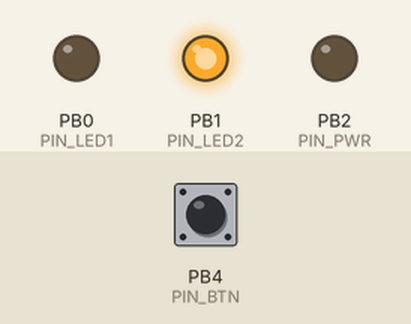
A program run on a simulated ATtiny85, built with avr-gcc and run on an emulated ATtiny85. Shown: output pins drawn as LEDs (lit = HIGH). Inputs (shaded band) come from the test bench; at power-on: PB4 (PIN_BTN) HIGH.

Above: at 1.2 s.
1.3 s: PB4 (PIN_BTN) pulled LOW for 0.15 s
At 2.6 s:
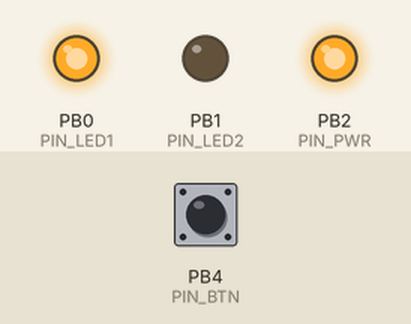
2.9 s: PB4 (PIN_BTN) pulled LOW for 1 s
At 5.1 s:
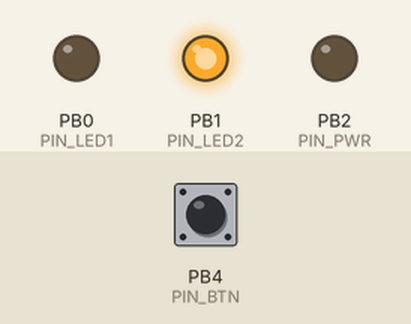
5.4 s: PB4 (PIN_BTN) pulled LOW for 3.2 s
At 10.0 s:
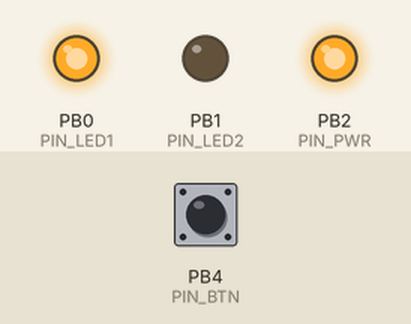
Timing chart, 0 to 11.5 s (numbered marks = the images above; inputs shaded):
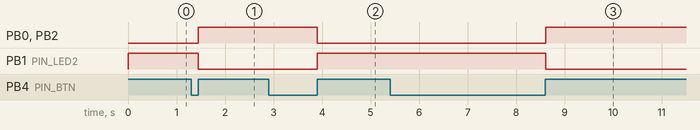

Measured:
- after the input at 1.3 s, PB0 (PIN_LED1), PB2 (PIN_PWR): LOW → HIGH after 0.15 s; PB1 (PIN_LED2): HIGH → LOW after 0.15 s
- after the input at 2.9 s, PB0 (PIN_LED1), PB2 (PIN_PWR): HIGH → LOW after 1.0 s; PB1 (PIN_LED2): LOW → HIGH after 1.0 s
- after the input at 5.4 s, PB0 (PIN_LED1), PB2 (PIN_PWR): LOW → HIGH after 3.2 s; PB1 (PIN_LED2): HIGH → LOW after 3.2 s

The program:

main.cpp
```cpp
#include <Arduino.h>

#define PIN_LED1    PB0
#define PIN_LED2    PB1

#define PIN_PWR     PB2

#define PIN_BTN     PB4

bool state = false;

static void ledGreen() {
    digitalWrite(PIN_LED2, LOW);
    digitalWrite(PIN_LED1, HIGH);
}

static void ledRed() {
    digitalWrite(PIN_LED1, LOW);
    digitalWrite(PIN_LED2, HIGH);
}

static inline void powerOn() {
    digitalWrite(PIN_PWR, HIGH);
    ledGreen();
}

static inline void powerOff() {
    digitalWrite(PIN_PWR, LOW);
    ledRed();
}

void setup() {
    // LED
    pinMode(PIN_LED1, OUTPUT);
    pinMode(PIN_LED2, OUTPUT);
    // POWER
    pinMode(PIN_PWR, OUTPUT);
    // BUTTON
    pinMode(PIN_BTN, INPUT);

    ledRed();
}

void loop() {
    // Проверяем нажатие
    if (digitalRead(PIN_BTN) == LOW) {
        // Ждем отжатия
        while (digitalRead(PIN_BTN) != HIGH) delay(10);
        // Переключаем состояние
        state = !state;
        if (state) {
            powerOn();
        }
        else {
            powerOff();
        }
        // Задержка для исключения дребезга
        delay(250);
    }
}
```
